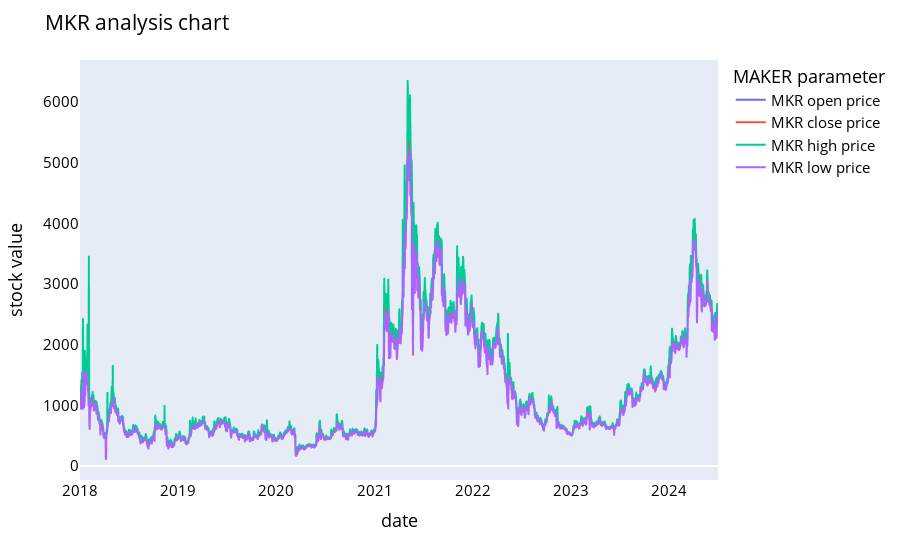

Notebook source saved alongside this figure:
### Code cell
names=cycle(['MKR open price','MKR close price','MKR high price','MKR low price'])
fig= px.line(dataset,x=dataset.date,y=[dataset['open'],dataset['close'],dataset['high'],dataset['low']],labels={'date':'date','value':'stock value'})
fig.update_layout(title_text='MKR analysis chart',font_size=15,font_color='black',legend_title_text='MAKER parameter')
fig.for_each_trace(lambda t:t.update(name=next(names)))
fig.update_xaxes(showgrid=False)
fig.update_yaxes(showgrid=False)
fig.show()

### Figure 1 — Plotly figure (JSON) as saved in the notebook; plotly's stock layout.template omitted (floating-point values rounded to 4 significant figures; data arrays with more than 128 entries replaced by an {"elided": "..."} marker saying what was removed)
{"data": [{"hovertemplate": "variable=open<br>date=%{x}<br>stock value=%{y}<extra></extra>", "legendgroup": "open", "line": {"color": "#636efa", "dash": "solid"}, "marker": {"symbol": "circle"}, "mode": "lines", "name": "MKR open price", "showlegend": true, "type": "scattergl", "x": {"elided": "2371 str values"}, "xaxis": "x", "y": {"elided": "2371 float values"}, "yaxis": "y"}, {"hovertemplate": "variable=close<br>date=%{x}<br>stock value=%{y}<extra></extra>", "legendgroup": "close", "line": {"color": "#EF553B", "dash": "solid"}, "marker": {"symbol": "circle"}, "mode": "lines", "name": "MKR close price", "showlegend": true, "type": "scattergl", "x": {"elided": "2371 str values"}, "xaxis": "x", "y": {"elided": "2371 float values"}, "yaxis": "y"}, {"hovertemplate": "variable=high<br>date=%{x}<br>stock value=%{y}<extra></extra>", "legendgroup": "high", "line": {"color": "#00cc96", "dash": "solid"}, "marker": {"symbol": "circle"}, "mode": "lines", "name": "MKR high price", "showlegend": true, "type": "scattergl", "x": {"elided": "2371 str values"}, "xaxis": "x", "y": {"elided": "2371 float values"}, "yaxis": "y"}, {"hovertemplate": "variable=low<br>date=%{x}<br>stock value=%{y}<extra></extra>", "legendgroup": "low", "line": {"color": "#ab63fa", "dash": "solid"}, "marker": {"symbol": "circle"}, "mode": "lines", "name": "MKR low price", "showlegend": true, "type": "scattergl", "x": {"elided": "2371 str values"}, "xaxis": "x", "y": {"elided": "2371 float values"}, "yaxis": "y"}], "layout": {"font": {"color": "black", "size": 15}, "legend": {"title": {"text": "MAKER parameter"}, "tracegroupgap": 0}, "margin": {"t": 60}, "title": {"text": "MKR analysis chart"}, "xaxis": {"anchor": "y", "domain": [0, 1], "showgrid": false, "title": {"text": "date"}}, "yaxis": {"anchor": "x", "domain": [0, 1], "showgrid": false, "title": {"text": "stock value"}}}}
